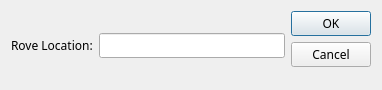
<?xml version="1.0" encoding="UTF-8"?>
<ui version="4.0">
 <class>Dialog</class>
 <widget class="QDialog" name="Dialog">
  <property name="geometry">
   <rect>
    <x>0</x>
    <y>0</y>
    <width>382</width>
    <height>90</height>
   </rect>
  </property>
  <property name="font">
   <font>
    <family>JetBrains Mono</family>
   </font>
  </property>
  <property name="windowTitle">
   <string>Dialog</string>
  </property>
  <layout class="QGridLayout" name="gridLayout">
   <item row="0" column="0">
    <layout class="QFormLayout" name="formLayout">
     <property name="formAlignment">
      <set>Qt::AlignLeading|Qt::AlignLeft|Qt::AlignVCenter</set>
     </property>
     <item row="0" column="0">
      <widget class="QLabel" name="label">
       <property name="text">
        <string>Rove Location:</string>
       </property>
      </widget>
     </item>
     <item row="0" column="1">
      <widget class="QLineEdit" name="NewLocation">
       <property name="accessibleName">
        <string>Location</string>
       </property>
       <property name="accessibleDescription">
        <string>Current Rove Location.</string>
       </property>
      </widget>
     </item>
    </layout>
   </item>
   <item row="0" column="1">
    <widget class="QDialogButtonBox" name="buttonBox">
     <property name="orientation">
      <enum>Qt::Vertical</enum>
     </property>
     <property name="standardButtons">
      <set>QDialogButtonBox::Cancel|QDialogButtonBox::Ok</set>
     </property>
    </widget>
   </item>
  </layout>
 </widget>
 <resources/>
 <connections>
  <connection>
   <sender>buttonBox</sender>
   <signal>accepted()</signal>
   <receiver>Dialog</receiver>
   <slot>accept()</slot>
   <hints>
    <hint type="sourcelabel">
     <x>248</x>
     <y>254</y>
    </hint>
    <hint type="destinationlabel">
     <x>157</x>
     <y>274</y>
    </hint>
   </hints>
  </connection>
  <connection>
   <sender>buttonBox</sender>
   <signal>rejected()</signal>
   <receiver>Dialog</receiver>
   <slot>reject()</slot>
   <hints>
    <hint type="sourcelabel">
     <x>316</x>
     <y>260</y>
    </hint>
    <hint type="destinationlabel">
     <x>286</x>
     <y>274</y>
    </hint>
   </hints>
  </connection>
 </connections>
</ui>
